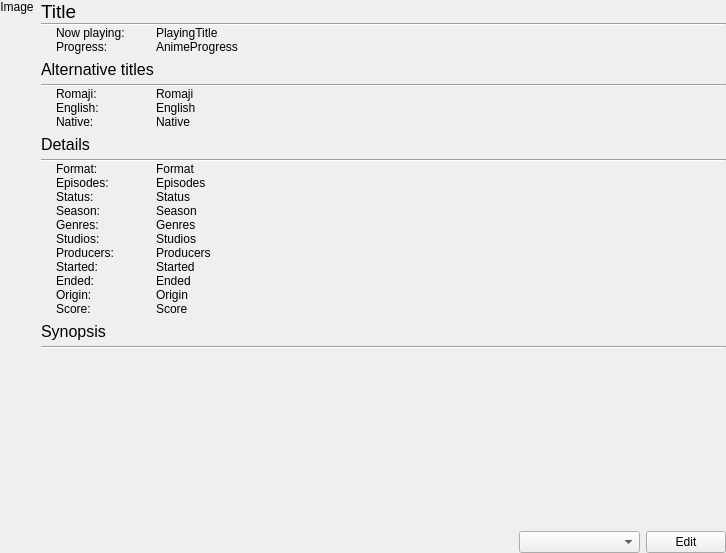
<?xml version="1.0" encoding="UTF-8"?>
<ui version="4.0">
 <class>RecognitionNowPlayingWidget</class>
 <widget class="QWidget" name="RecognitionNowPlayingWidget">
  <property name="geometry">
   <rect>
    <x>0</x>
    <y>0</y>
    <width>726</width>
    <height>553</height>
   </rect>
  </property>
  <property name="windowTitle">
   <string>Now playing</string>
  </property>
  <layout class="QVBoxLayout" name="verticalLayout_3">
   <property name="leftMargin">
    <number>0</number>
   </property>
   <property name="topMargin">
    <number>0</number>
   </property>
   <property name="rightMargin">
    <number>0</number>
   </property>
   <property name="bottomMargin">
    <number>0</number>
   </property>
   <item>
    <layout class="QHBoxLayout" name="horizontalLayout">
     <item>
      <layout class="QVBoxLayout" name="verticalLayout">
       <property name="spacing">
        <number>0</number>
       </property>
       <property name="leftMargin">
        <number>0</number>
       </property>
       <property name="topMargin">
        <number>0</number>
       </property>
       <property name="rightMargin">
        <number>1</number>
       </property>
       <property name="bottomMargin">
        <number>0</number>
       </property>
       <item>
        <widget class="QLabel" name="labelCoverImage">
         <property name="text">
          <string>Image</string>
         </property>
         <property name="scaledContents">
          <bool>false</bool>
         </property>
         <property name="alignment">
          <set>Qt::AlignmentFlag::AlignHCenter|Qt::AlignmentFlag::AlignTop</set>
         </property>
         <property name="textInteractionFlags">
          <set>Qt::TextInteractionFlag::NoTextInteraction</set>
         </property>
        </widget>
       </item>
      </layout>
     </item>
     <item>
      <layout class="QVBoxLayout" name="verticalLayout_2">
       <property name="spacing">
        <number>0</number>
       </property>
       <property name="topMargin">
        <number>0</number>
       </property>
       <item>
        <widget class="QLabel" name="labelTitleHeader">
         <property name="font">
          <font>
           <pointsize>14</pointsize>
          </font>
         </property>
         <property name="text">
          <string>Title</string>
         </property>
         <property name="wordWrap">
          <bool>true</bool>
         </property>
         <property name="openExternalLinks">
          <bool>true</bool>
         </property>
        </widget>
       </item>
       <item>
        <widget class="Line" name="line">
         <property name="orientation">
          <enum>Qt::Orientation::Horizontal</enum>
         </property>
        </widget>
       </item>
       <item>
        <layout class="QGridLayout" name="gridLayout">
         <property name="leftMargin">
          <number>15</number>
         </property>
         <property name="spacing">
          <number>0</number>
         </property>
         <item row="0" column="1">
          <widget class="QLabel" name="labelPlayingTitle">
           <property name="font">
            <font>
             <pointsize>9</pointsize>
            </font>
           </property>
           <property name="text">
            <string>PlayingTitle</string>
           </property>
           <property name="wordWrap">
            <bool>true</bool>
           </property>
           <property name="textInteractionFlags">
            <set>Qt::TextInteractionFlag::LinksAccessibleByMouse|Qt::TextInteractionFlag::TextSelectableByMouse</set>
           </property>
          </widget>
         </item>
         <item row="0" column="0">
          <widget class="QLabel" name="label_18">
           <property name="sizePolicy">
            <sizepolicy hsizetype="Maximum" vsizetype="Maximum">
             <horstretch>0</horstretch>
             <verstretch>0</verstretch>
            </sizepolicy>
           </property>
           <property name="minimumSize">
            <size>
             <width>100</width>
             <height>0</height>
            </size>
           </property>
           <property name="font">
            <font>
             <pointsize>9</pointsize>
            </font>
           </property>
           <property name="text">
            <string>Now playing:</string>
           </property>
           <property name="wordWrap">
            <bool>true</bool>
           </property>
           <property name="textInteractionFlags">
            <set>Qt::TextInteractionFlag::NoTextInteraction</set>
           </property>
          </widget>
         </item>
         <item row="1" column="1">
          <widget class="QLabel" name="labelProgressText">
           <property name="text">
            <string>AnimeProgress</string>
           </property>
           <property name="wordWrap">
            <bool>true</bool>
           </property>
           <property name="textInteractionFlags">
            <set>Qt::TextInteractionFlag::LinksAccessibleByMouse|Qt::TextInteractionFlag::TextSelectableByMouse</set>
           </property>
          </widget>
         </item>
         <item row="1" column="0">
          <widget class="QLabel" name="labelProgress">
           <property name="text">
            <string>Progress:</string>
           </property>
           <property name="wordWrap">
            <bool>true</bool>
           </property>
           <property name="textInteractionFlags">
            <set>Qt::TextInteractionFlag::NoTextInteraction</set>
           </property>
          </widget>
         </item>
        </layout>
       </item>
       <item>
        <widget class="QLabel" name="label_13">
         <property name="sizePolicy">
          <sizepolicy hsizetype="Preferred" vsizetype="Maximum">
           <horstretch>0</horstretch>
           <verstretch>0</verstretch>
          </sizepolicy>
         </property>
         <property name="minimumSize">
          <size>
           <width>0</width>
           <height>30</height>
          </size>
         </property>
         <property name="font">
          <font>
           <pointsize>12</pointsize>
           <underline>false</underline>
          </font>
         </property>
         <property name="text">
          <string>Alternative titles</string>
         </property>
         <property name="wordWrap">
          <bool>true</bool>
         </property>
        </widget>
       </item>
       <item>
        <widget class="Line" name="line_2">
         <property name="orientation">
          <enum>Qt::Orientation::Horizontal</enum>
         </property>
        </widget>
       </item>
       <item>
        <layout class="QGridLayout" name="gridLayout_3">
         <property name="sizeConstraint">
          <enum>QLayout::SizeConstraint::SetDefaultConstraint</enum>
         </property>
         <property name="leftMargin">
          <number>15</number>
         </property>
         <property name="spacing">
          <number>0</number>
         </property>
         <item row="2" column="1">
          <widget class="QLabel" name="labelTitleNative">
           <property name="text">
            <string>Native</string>
           </property>
           <property name="wordWrap">
            <bool>true</bool>
           </property>
           <property name="textInteractionFlags">
            <set>Qt::TextInteractionFlag::LinksAccessibleByMouse|Qt::TextInteractionFlag::TextSelectableByMouse</set>
           </property>
          </widget>
         </item>
         <item row="0" column="1">
          <widget class="QLabel" name="labelTitleRomaji">
           <property name="text">
            <string>Romaji</string>
           </property>
           <property name="wordWrap">
            <bool>true</bool>
           </property>
           <property name="textInteractionFlags">
            <set>Qt::TextInteractionFlag::LinksAccessibleByMouse|Qt::TextInteractionFlag::TextSelectableByMouse</set>
           </property>
          </widget>
         </item>
         <item row="1" column="1">
          <widget class="QLabel" name="labelTitleEnglish">
           <property name="text">
            <string>English</string>
           </property>
           <property name="wordWrap">
            <bool>true</bool>
           </property>
           <property name="textInteractionFlags">
            <set>Qt::TextInteractionFlag::LinksAccessibleByMouse|Qt::TextInteractionFlag::TextSelectableByMouse</set>
           </property>
          </widget>
         </item>
         <item row="0" column="0">
          <widget class="QLabel" name="label_10">
           <property name="sizePolicy">
            <sizepolicy hsizetype="Maximum" vsizetype="Maximum">
             <horstretch>0</horstretch>
             <verstretch>0</verstretch>
            </sizepolicy>
           </property>
           <property name="minimumSize">
            <size>
             <width>100</width>
             <height>0</height>
            </size>
           </property>
           <property name="text">
            <string>Romaji:</string>
           </property>
           <property name="wordWrap">
            <bool>true</bool>
           </property>
           <property name="textInteractionFlags">
            <set>Qt::TextInteractionFlag::NoTextInteraction</set>
           </property>
          </widget>
         </item>
         <item row="2" column="0">
          <widget class="QLabel" name="label_12">
           <property name="sizePolicy">
            <sizepolicy hsizetype="Maximum" vsizetype="Maximum">
             <horstretch>0</horstretch>
             <verstretch>0</verstretch>
            </sizepolicy>
           </property>
           <property name="minimumSize">
            <size>
             <width>100</width>
             <height>0</height>
            </size>
           </property>
           <property name="text">
            <string>Native:</string>
           </property>
           <property name="wordWrap">
            <bool>true</bool>
           </property>
           <property name="textInteractionFlags">
            <set>Qt::TextInteractionFlag::NoTextInteraction</set>
           </property>
          </widget>
         </item>
         <item row="1" column="0">
          <widget class="QLabel" name="label_11">
           <property name="sizePolicy">
            <sizepolicy hsizetype="Maximum" vsizetype="Maximum">
             <horstretch>0</horstretch>
             <verstretch>0</verstretch>
            </sizepolicy>
           </property>
           <property name="minimumSize">
            <size>
             <width>100</width>
             <height>0</height>
            </size>
           </property>
           <property name="text">
            <string>English:</string>
           </property>
           <property name="wordWrap">
            <bool>true</bool>
           </property>
           <property name="textInteractionFlags">
            <set>Qt::TextInteractionFlag::NoTextInteraction</set>
           </property>
          </widget>
         </item>
        </layout>
       </item>
       <item>
        <widget class="QLabel" name="label_9">
         <property name="sizePolicy">
          <sizepolicy hsizetype="Preferred" vsizetype="Maximum">
           <horstretch>0</horstretch>
           <verstretch>0</verstretch>
          </sizepolicy>
         </property>
         <property name="minimumSize">
          <size>
           <width>0</width>
           <height>30</height>
          </size>
         </property>
         <property name="font">
          <font>
           <pointsize>12</pointsize>
           <underline>false</underline>
          </font>
         </property>
         <property name="text">
          <string>Details</string>
         </property>
         <property name="wordWrap">
          <bool>true</bool>
         </property>
        </widget>
       </item>
       <item>
        <widget class="Line" name="line_3">
         <property name="orientation">
          <enum>Qt::Orientation::Horizontal</enum>
         </property>
        </widget>
       </item>
       <item>
        <layout class="QVBoxLayout" name="verticalLayout_5">
         <property name="spacing">
          <number>0</number>
         </property>
         <item>
          <layout class="QGridLayout" name="gridLayout_2">
           <property name="leftMargin">
            <number>15</number>
           </property>
           <property name="spacing">
            <number>0</number>
           </property>
           <item row="7" column="1">
            <widget class="QLabel" name="labelStarted">
             <property name="sizePolicy">
              <sizepolicy hsizetype="Preferred" vsizetype="Preferred">
               <horstretch>0</horstretch>
               <verstretch>0</verstretch>
              </sizepolicy>
             </property>
             <property name="text">
              <string>Started</string>
             </property>
             <property name="wordWrap">
              <bool>true</bool>
             </property>
             <property name="textInteractionFlags">
              <set>Qt::TextInteractionFlag::LinksAccessibleByMouse|Qt::TextInteractionFlag::TextSelectableByMouse</set>
             </property>
            </widget>
           </item>
           <item row="5" column="0">
            <widget class="QLabel" name="label_6">
             <property name="sizePolicy">
              <sizepolicy hsizetype="Maximum" vsizetype="Maximum">
               <horstretch>0</horstretch>
               <verstretch>0</verstretch>
              </sizepolicy>
             </property>
             <property name="minimumSize">
              <size>
               <width>100</width>
               <height>0</height>
              </size>
             </property>
             <property name="text">
              <string>Studios:</string>
             </property>
             <property name="wordWrap">
              <bool>true</bool>
             </property>
             <property name="textInteractionFlags">
              <set>Qt::TextInteractionFlag::NoTextInteraction</set>
             </property>
            </widget>
           </item>
           <item row="3" column="0">
            <widget class="QLabel" name="label_4">
             <property name="sizePolicy">
              <sizepolicy hsizetype="Maximum" vsizetype="Maximum">
               <horstretch>0</horstretch>
               <verstretch>0</verstretch>
              </sizepolicy>
             </property>
             <property name="minimumSize">
              <size>
               <width>100</width>
               <height>0</height>
              </size>
             </property>
             <property name="text">
              <string>Season:</string>
             </property>
             <property name="wordWrap">
              <bool>true</bool>
             </property>
             <property name="textInteractionFlags">
              <set>Qt::TextInteractionFlag::NoTextInteraction</set>
             </property>
            </widget>
           </item>
           <item row="0" column="1">
            <widget class="QLabel" name="labelFormat">
             <property name="sizePolicy">
              <sizepolicy hsizetype="Preferred" vsizetype="Preferred">
               <horstretch>0</horstretch>
               <verstretch>0</verstretch>
              </sizepolicy>
             </property>
             <property name="text">
              <string>Format</string>
             </property>
             <property name="wordWrap">
              <bool>true</bool>
             </property>
             <property name="textInteractionFlags">
              <set>Qt::TextInteractionFlag::LinksAccessibleByMouse|Qt::TextInteractionFlag::TextSelectableByMouse</set>
             </property>
            </widget>
           </item>
           <item row="2" column="0">
            <widget class="QLabel" name="label_3">
             <property name="sizePolicy">
              <sizepolicy hsizetype="Maximum" vsizetype="Maximum">
               <horstretch>0</horstretch>
               <verstretch>0</verstretch>
              </sizepolicy>
             </property>
             <property name="minimumSize">
              <size>
               <width>100</width>
               <height>0</height>
              </size>
             </property>
             <property name="text">
              <string>Status:</string>
             </property>
             <property name="wordWrap">
              <bool>true</bool>
             </property>
             <property name="textInteractionFlags">
              <set>Qt::TextInteractionFlag::NoTextInteraction</set>
             </property>
            </widget>
           </item>
           <item row="10" column="0">
            <widget class="QLabel" name="label_8">
             <property name="sizePolicy">
              <sizepolicy hsizetype="Maximum" vsizetype="Maximum">
               <horstretch>0</horstretch>
               <verstretch>0</verstretch>
              </sizepolicy>
             </property>
             <property name="minimumSize">
              <size>
               <width>100</width>
               <height>0</height>
              </size>
             </property>
             <property name="text">
              <string>Score:</string>
             </property>
             <property name="wordWrap">
              <bool>true</bool>
             </property>
             <property name="textInteractionFlags">
              <set>Qt::TextInteractionFlag::NoTextInteraction</set>
             </property>
            </widget>
           </item>
           <item row="3" column="1">
            <widget class="QLabel" name="labelSeason">
             <property name="sizePolicy">
              <sizepolicy hsizetype="Preferred" vsizetype="Preferred">
               <horstretch>0</horstretch>
               <verstretch>0</verstretch>
              </sizepolicy>
             </property>
             <property name="text">
              <string>Season</string>
             </property>
             <property name="wordWrap">
              <bool>true</bool>
             </property>
             <property name="textInteractionFlags">
              <set>Qt::TextInteractionFlag::LinksAccessibleByMouse|Qt::TextInteractionFlag::TextSelectableByMouse</set>
             </property>
            </widget>
           </item>
           <item row="9" column="1">
            <widget class="QLabel" name="labelOrigin">
             <property name="sizePolicy">
              <sizepolicy hsizetype="Preferred" vsizetype="Preferred">
               <horstretch>0</horstretch>
               <verstretch>0</verstretch>
              </sizepolicy>
             </property>
             <property name="text">
              <string>Origin</string>
             </property>
             <property name="wordWrap">
              <bool>true</bool>
             </property>
             <property name="textInteractionFlags">
              <set>Qt::TextInteractionFlag::LinksAccessibleByMouse|Qt::TextInteractionFlag::TextSelectableByMouse</set>
             </property>
            </widget>
           </item>
           <item row="1" column="1">
            <widget class="QLabel" name="labelEpisodes">
             <property name="sizePolicy">
              <sizepolicy hsizetype="Preferred" vsizetype="Preferred">
               <horstretch>0</horstretch>
               <verstretch>0</verstretch>
              </sizepolicy>
             </property>
             <property name="text">
              <string>Episodes</string>
             </property>
             <property name="wordWrap">
              <bool>true</bool>
             </property>
             <property name="textInteractionFlags">
              <set>Qt::TextInteractionFlag::LinksAccessibleByMouse|Qt::TextInteractionFlag::TextSelectableByMouse</set>
             </property>
            </widget>
           </item>
           <item row="10" column="1">
            <widget class="QLabel" name="labelScore">
             <property name="sizePolicy">
              <sizepolicy hsizetype="Preferred" vsizetype="Preferred">
               <horstretch>0</horstretch>
               <verstretch>0</verstretch>
              </sizepolicy>
             </property>
             <property name="text">
              <string>Score</string>
             </property>
             <property name="wordWrap">
              <bool>true</bool>
             </property>
             <property name="textInteractionFlags">
              <set>Qt::TextInteractionFlag::LinksAccessibleByMouse|Qt::TextInteractionFlag::TextSelectableByMouse</set>
             </property>
            </widget>
           </item>
           <item row="0" column="0">
            <widget class="QLabel" name="label">
             <property name="sizePolicy">
              <sizepolicy hsizetype="Maximum" vsizetype="Maximum">
               <horstretch>0</horstretch>
               <verstretch>0</verstretch>
              </sizepolicy>
             </property>
             <property name="minimumSize">
              <size>
               <width>100</width>
               <height>0</height>
              </size>
             </property>
             <property name="text">
              <string>Format:</string>
             </property>
             <property name="wordWrap">
              <bool>true</bool>
             </property>
             <property name="textInteractionFlags">
              <set>Qt::TextInteractionFlag::NoTextInteraction</set>
             </property>
            </widget>
           </item>
           <item row="1" column="0">
            <widget class="QLabel" name="label_2">
             <property name="sizePolicy">
              <sizepolicy hsizetype="Maximum" vsizetype="Maximum">
               <horstretch>0</horstretch>
               <verstretch>0</verstretch>
              </sizepolicy>
             </property>
             <property name="minimumSize">
              <size>
               <width>100</width>
               <height>0</height>
              </size>
             </property>
             <property name="text">
              <string>Episodes:</string>
             </property>
             <property name="wordWrap">
              <bool>true</bool>
             </property>
             <property name="textInteractionFlags">
              <set>Qt::TextInteractionFlag::NoTextInteraction</set>
             </property>
            </widget>
           </item>
           <item row="7" column="0">
            <widget class="QLabel" name="label_15">
             <property name="sizePolicy">
              <sizepolicy hsizetype="Maximum" vsizetype="Maximum">
               <horstretch>0</horstretch>
               <verstretch>0</verstretch>
              </sizepolicy>
             </property>
             <property name="minimumSize">
              <size>
               <width>100</width>
               <height>0</height>
              </size>
             </property>
             <property name="text">
              <string>Started:</string>
             </property>
             <property name="wordWrap">
              <bool>true</bool>
             </property>
             <property name="textInteractionFlags">
              <set>Qt::TextInteractionFlag::NoTextInteraction</set>
             </property>
            </widget>
           </item>
           <item row="8" column="1">
            <widget class="QLabel" name="labelEnded">
             <property name="sizePolicy">
              <sizepolicy hsizetype="Preferred" vsizetype="Preferred">
               <horstretch>0</horstretch>
               <verstretch>0</verstretch>
              </sizepolicy>
             </property>
             <property name="text">
              <string>Ended</string>
             </property>
             <property name="wordWrap">
              <bool>true</bool>
             </property>
             <property name="textInteractionFlags">
              <set>Qt::TextInteractionFlag::LinksAccessibleByMouse|Qt::TextInteractionFlag::TextSelectableByMouse</set>
             </property>
            </widget>
           </item>
           <item row="4" column="0">
            <widget class="QLabel" name="label_5">
             <property name="sizePolicy">
              <sizepolicy hsizetype="Maximum" vsizetype="Maximum">
               <horstretch>0</horstretch>
               <verstretch>0</verstretch>
              </sizepolicy>
             </property>
             <property name="minimumSize">
              <size>
               <width>100</width>
               <height>0</height>
              </size>
             </property>
             <property name="text">
              <string>Genres:</string>
             </property>
             <property name="wordWrap">
              <bool>true</bool>
             </property>
             <property name="textInteractionFlags">
              <set>Qt::TextInteractionFlag::NoTextInteraction</set>
             </property>
            </widget>
           </item>
           <item row="6" column="1">
            <widget class="QLabel" name="labelProducers">
             <property name="sizePolicy">
              <sizepolicy hsizetype="Preferred" vsizetype="Preferred">
               <horstretch>0</horstretch>
               <verstretch>0</verstretch>
              </sizepolicy>
             </property>
             <property name="text">
              <string>Producers</string>
             </property>
             <property name="wordWrap">
              <bool>true</bool>
             </property>
             <property name="openExternalLinks">
              <bool>true</bool>
             </property>
             <property name="textInteractionFlags">
              <set>Qt::TextInteractionFlag::LinksAccessibleByMouse|Qt::TextInteractionFlag::TextSelectableByMouse</set>
             </property>
            </widget>
           </item>
           <item row="6" column="0">
            <widget class="QLabel" name="label_7">
             <property name="sizePolicy">
              <sizepolicy hsizetype="Maximum" vsizetype="Maximum">
               <horstretch>0</horstretch>
               <verstretch>0</verstretch>
              </sizepolicy>
             </property>
             <property name="minimumSize">
              <size>
               <width>100</width>
               <height>0</height>
              </size>
             </property>
             <property name="text">
              <string>Producers:</string>
             </property>
             <property name="wordWrap">
              <bool>true</bool>
             </property>
             <property name="textInteractionFlags">
              <set>Qt::TextInteractionFlag::NoTextInteraction</set>
             </property>
            </widget>
           </item>
           <item row="8" column="0">
            <widget class="QLabel" name="label_16">
             <property name="sizePolicy">
              <sizepolicy hsizetype="Maximum" vsizetype="Maximum">
               <horstretch>0</horstretch>
               <verstretch>0</verstretch>
              </sizepolicy>
             </property>
             <property name="minimumSize">
              <size>
               <width>100</width>
               <height>0</height>
              </size>
             </property>
             <property name="text">
              <string>Ended:</string>
             </property>
             <property name="wordWrap">
              <bool>true</bool>
             </property>
             <property name="textInteractionFlags">
              <set>Qt::TextInteractionFlag::NoTextInteraction</set>
             </property>
            </widget>
           </item>
           <item row="4" column="1">
            <widget class="QLabel" name="labelGenres">
             <property name="sizePolicy">
              <sizepolicy hsizetype="Preferred" vsizetype="Preferred">
               <horstretch>0</horstretch>
               <verstretch>0</verstretch>
              </sizepolicy>
             </property>
             <property name="text">
              <string>Genres</string>
             </property>
             <property name="wordWrap">
              <bool>true</bool>
             </property>
             <property name="textInteractionFlags">
              <set>Qt::TextInteractionFlag::LinksAccessibleByMouse|Qt::TextInteractionFlag::TextSelectableByMouse</set>
             </property>
            </widget>
           </item>
           <item row="2" column="1">
            <widget class="QLabel" name="labelStatus">
             <property name="sizePolicy">
              <sizepolicy hsizetype="Preferred" vsizetype="Preferred">
               <horstretch>0</horstretch>
               <verstretch>0</verstretch>
              </sizepolicy>
             </property>
             <property name="text">
              <string>Status</string>
             </property>
             <property name="wordWrap">
              <bool>true</bool>
             </property>
             <property name="textInteractionFlags">
              <set>Qt::TextInteractionFlag::LinksAccessibleByMouse|Qt::TextInteractionFlag::TextSelectableByMouse</set>
             </property>
            </widget>
           </item>
           <item row="9" column="0">
            <widget class="QLabel" name="label_17">
             <property name="sizePolicy">
              <sizepolicy hsizetype="Maximum" vsizetype="Maximum">
               <horstretch>0</horstretch>
               <verstretch>0</verstretch>
              </sizepolicy>
             </property>
             <property name="minimumSize">
              <size>
               <width>100</width>
               <height>0</height>
              </size>
             </property>
             <property name="text">
              <string>Origin:</string>
             </property>
             <property name="wordWrap">
              <bool>true</bool>
             </property>
             <property name="textInteractionFlags">
              <set>Qt::TextInteractionFlag::NoTextInteraction</set>
             </property>
            </widget>
           </item>
           <item row="5" column="1">
            <widget class="QLabel" name="labelStudios">
             <property name="sizePolicy">
              <sizepolicy hsizetype="Preferred" vsizetype="Preferred">
               <horstretch>0</horstretch>
               <verstretch>0</verstretch>
              </sizepolicy>
             </property>
             <property name="text">
              <string>Studios</string>
             </property>
             <property name="wordWrap">
              <bool>true</bool>
             </property>
             <property name="openExternalLinks">
              <bool>true</bool>
             </property>
             <property name="textInteractionFlags">
              <set>Qt::TextInteractionFlag::LinksAccessibleByMouse|Qt::TextInteractionFlag::TextSelectableByMouse</set>
             </property>
            </widget>
           </item>
          </layout>
         </item>
         <item>
          <widget class="QLabel" name="label_14">
           <property name="sizePolicy">
            <sizepolicy hsizetype="Preferred" vsizetype="Maximum">
             <horstretch>0</horstretch>
             <verstretch>0</verstretch>
            </sizepolicy>
           </property>
           <property name="minimumSize">
            <size>
             <width>0</width>
             <height>30</height>
            </size>
           </property>
           <property name="font">
            <font>
             <pointsize>12</pointsize>
             <underline>false</underline>
            </font>
           </property>
           <property name="text">
            <string>Synopsis</string>
           </property>
           <property name="wordWrap">
            <bool>true</bool>
           </property>
          </widget>
         </item>
         <item>
          <widget class="Line" name="line_4">
           <property name="orientation">
            <enum>Qt::Orientation::Horizontal</enum>
           </property>
          </widget>
         </item>
         <item>
          <layout class="QGridLayout" name="gridLayout_4">
           <property name="leftMargin">
            <number>15</number>
           </property>
           <property name="bottomMargin">
            <number>0</number>
           </property>
           <property name="spacing">
            <number>0</number>
           </property>
           <item row="1" column="0">
            <widget class="QTextEdit" name="textEditSynopsis">
             <property name="focusPolicy">
              <enum>Qt::FocusPolicy::NoFocus</enum>
             </property>
             <property name="acceptDrops">
              <bool>false</bool>
             </property>
             <property name="styleSheet">
              <string notr="true">QTextEdit {
    background: transparent;
    border: none;
}</string>
             </property>
             <property name="frameShape">
              <enum>QFrame::Shape::NoFrame</enum>
             </property>
             <property name="frameShadow">
              <enum>QFrame::Shadow::Plain</enum>
             </property>
             <property name="readOnly">
              <bool>true</bool>
             </property>
            </widget>
           </item>
          </layout>
         </item>
        </layout>
       </item>
      </layout>
     </item>
    </layout>
   </item>
   <item>
    <layout class="QHBoxLayout" name="horizontalLayout_2">
     <item>
      <spacer name="horizontalSpacer">
       <property name="orientation">
        <enum>Qt::Orientation::Horizontal</enum>
       </property>
       <property name="sizeHint" stdset="0">
        <size>
         <width>40</width>
         <height>20</height>
        </size>
       </property>
      </spacer>
     </item>
     <item>
      <widget class="AnimeStatusComboBox" name="comboBoxAnimeStatus">
       <property name="placeholderText">
        <string>Add anime to list</string>
       </property>
      </widget>
     </item>
     <item>
      <widget class="QPushButton" name="pushButtonEdit">
       <property name="focusPolicy">
        <enum>Qt::FocusPolicy::NoFocus</enum>
       </property>
       <property name="text">
        <string>Edit</string>
       </property>
      </widget>
     </item>
    </layout>
   </item>
  </layout>
 </widget>
 <customwidgets>
  <customwidget>
   <class>AnimeStatusComboBox</class>
   <extends>QComboBox</extends>
   <header>gui/widgets/anime_status_combo_box.hpp</header>
  </customwidget>
 </customwidgets>
 <resources/>
 <connections/>
</ui>
